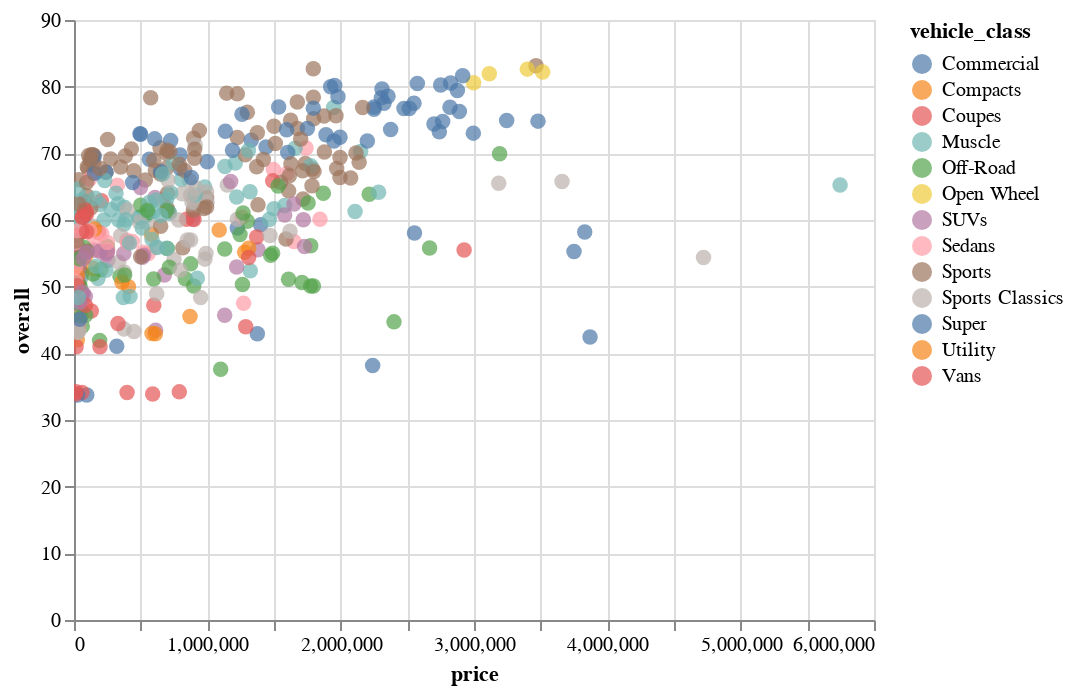

Source (notebook cell):
### Markdown cell above
# Interaktives Visualisieren mit Altair

### Code cell
# TODO altair doesn't work with durations, convert to integer nanoseconds 
# altair also doesn't support polars directly, so we convert to_pandas()
dfp = dfv.select(
        pl.exclude(['lap_time', 'release_date'])
).to_pandas()


alt.Chart(dfp).mark_circle(size=60).encode(
    x='price',
    y='overall',
    color='vehicle_class',
    tooltip=['title', 'vehicle_class', 'weight_in_kg', 'top_speed_in_game_kmh', 'price', 'based_on']
).interactive()

### Figure 1 — Vega-Lite specification as saved in the notebook (floating-point values rounded to 4 significant figures; data arrays with more than 128 entries replaced by an {"elided": "..."} marker saying what was removed)
{"config": {"view": {"continuousWidth": 400, "continuousHeight": 300}}, "data": {"name": "data-69b66aef7ec1637627584050081702bc"}, "mark": {"type": "circle", "size": 60}, "encoding": {"color": {"field": "vehicle_class", "type": "nominal"}, "tooltip": [{"field": "title", "type": "nominal"}, {"field": "vehicle_class", "type": "nominal"}, {"field": "weight_in_kg", "type": "quantitative"}, {"field": "top_speed_in_game_kmh", "type": "quantitative"}, {"field": "price", "type": "quantitative"}, {"field": "based_on", "type": "nominal"}], "x": {"field": "price", "type": "quantitative"}, "y": {"field": "overall", "type": "quantitative"}}, "selection": {"selector003": {"type": "interval", "bind": "scales", "encodings": ["x", "y"]}}, "$schema": "https://vega.github.io/schema/vega-lite/v4.17.0.json", "datasets": {"data-69b66aef7ec1637627584050081702bc": {"elided": "450 records"}}}
